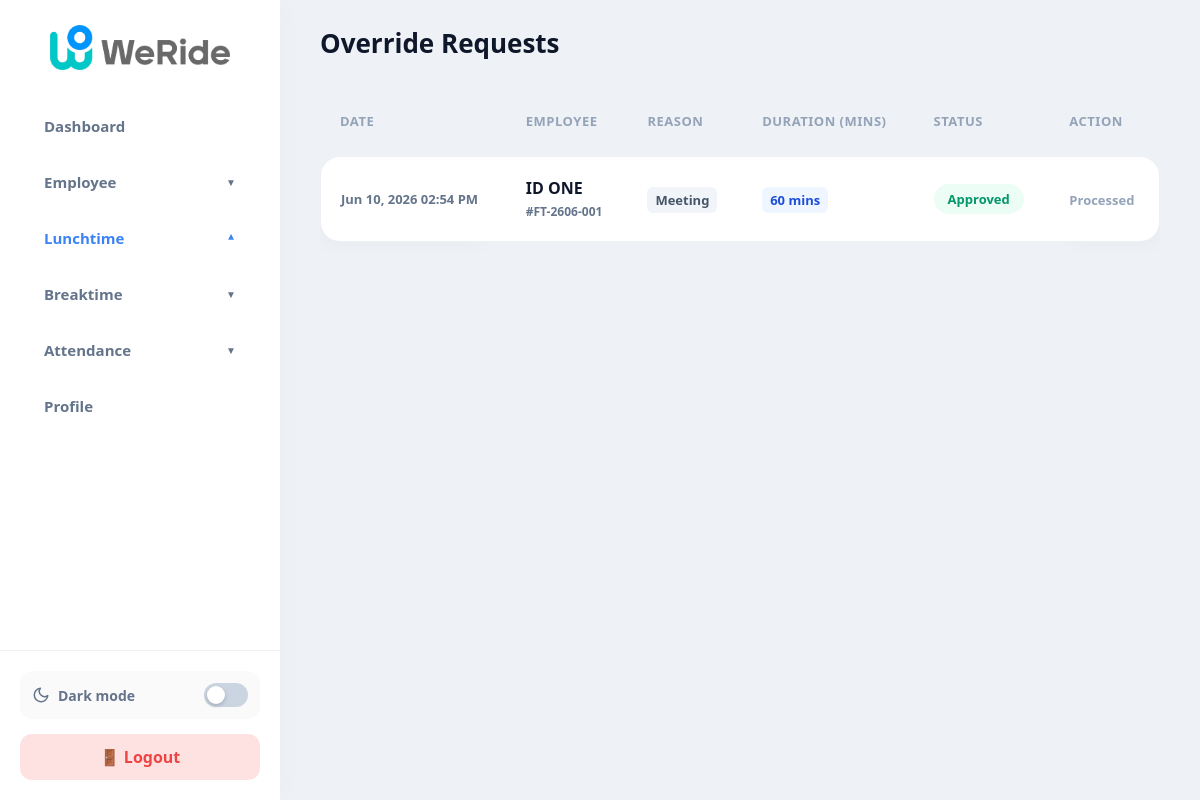
The app's page /manage_overrides.php (signed in) with its own data.
### tables this page shows
CREATE TABLE `break_override_requests` (
  `id` int(11) NOT NULL AUTO_INCREMENT,
  `emp_id` varchar(50) DEFAULT NULL,
  `reason` text DEFAULT NULL,
  `duration` int(11) DEFAULT NULL,
  `status` varchar(20) DEFAULT 'pending',
  `created_at` datetime DEFAULT current_timestamp(),
  PRIMARY KEY (`id`),
  KEY `fk_bor_emp` (`emp_id`),
  CONSTRAINT `fk_bor_emp` FOREIGN KEY (`emp_id`) REFERENCES `employees` (`emp_id`) ON DELETE CASCADE ON UPDATE CASCADE
);

CREATE TABLE `employees` (
  `id` int(11) NOT NULL AUTO_INCREMENT,
  `emp_id` varchar(50) NOT NULL,
  `welabel_id` varchar(100) DEFAULT NULL,
  `name` varchar(100) NOT NULL,
  `password` varchar(255) DEFAULT NULL,
  `employment_type` varchar(50) NOT NULL,
  `role` varchar(50) DEFAULT 'employee',
  `lunch_window` varchar(50) DEFAULT '12:00-13:00',
  `created_at` timestamp NOT NULL DEFAULT current_timestamp(),
  `phone_number` varchar(20) DEFAULT NULL,
  `login_attempts` int(11) DEFAULT 0,
  `lockout_time` datetime DEFAULT NULL,
  `phone_verified` tinyint(1) DEFAULT 0,
  `phone_verification_code` varchar(10) DEFAULT NULL,
  `phone_verification_expiry` datetime DEFAULT NULL,
  `leave_status` varchar(50) DEFAULT 'active',
  `onboarding_date` date DEFAULT NULL,
  `annual_leave_quota` int(11) DEFAULT 14,
  `sick_leave_quota` int(11) DEFAULT 14,
  `unpaid_leave_quota` int(11) DEFAULT 30,
  `shift_start` time DEFAULT '09:00:00',
  `shift_end` time DEFAULT '18:00:00',
  `department` varchar(100) DEFAULT 'General',
  `annual_leave_balance` int(11) DEFAULT 14,
  `sick_leave_balance` int(11) DEFAULT 14,
  `shift_hour` varchar(20) DEFAULT '09:00-18:00',
  `group_leader_id` varchar(50) DEFAULT NULL,
  `casual_leave_balance` int(11) DEFAULT 7,
  PRIMARY KEY (`id`),
  UNIQUE KEY `emp_id` (`emp_id`),
  UNIQUE KEY `unique_emp_id` (`emp_id`),
  UNIQUE KEY `emp_id_2` (`emp_id`),
  UNIQUE KEY `emp_id_3` (`emp_id`)
);

### manage_overrides.php (the view, shortened to what this page needs)
<?php
include 'db_connect.php';
$role = $_SESSION['role'];
$gl_filter = $role === 'gl' ? "WHERE e.group_leader_id = '{$_SESSION['emp_id']}'" : "";
$requests_sql = "
    SELECT r.*, e.name, e.employment_type
    FROM break_override_requests r
    JOIN employees e ON r.emp_id = e.emp_id
    $gl_filter
    ORDER BY CASE WHEN r.status = 'pending' THEN 1 ELSE 2 END, r.created_at DESC
";
$requests_result = mysqli_query($conn, $requests_sql);
?>
<!DOCTYPE html>
<html lang="en">
<head>
    <link rel="stylesheet" href="assets/css/dark_mode.css?v=<?php echo time(); ?>">
        <link rel="stylesheet" href="assets/css/global_fixes.css?v=<?php echo time(); ?>">
    </head>
<body>
    <?php include 'sidebar.php'; ?>
    <main class="main-content">
        <header class="topbar">
            <div class="page-title">Override Requests</div>
        </header>
        <div class="content">
            <div class="table-container">
                <table>
                    <thead>
                        <tr>
                            <th>Date</th>
                            <th>Employee</th>
                            <th>Reason</th>
                            <th>Duration (Mins)</th>
                            <th>Status</th>
                            <th>Action</th>
                        </tr>
                    </thead>
                    <tbody>
                        <?php
                        if (mysqli_num_rows($requests_result) > 0) {
                            while ($row = mysqli_fetch_assoc($requests_result)) {
                                $status_class = 'bg-' . $row['status'];
                                $status_text = ucfirst($row['status']);
                                $date_display = date('M d, Y h:i A', strtotime($row['created_at']));
                                echo "<tr>";
                                echo "<td style='color: #64748b; font-size: 13px; font-weight: 600;'>" . $date_display . "</td>";
                                echo "<td style='font-weight: 700; color: #0f172a;'>" . htmlspecialchars($row['name']) . "<br><span style='font-size: 12px; color: #64748b; font-weight: 600;'>#" . htmlspecialchars($row['emp_id']) . "</span></td>";
                                echo "<td><span style='background: #f1f5f9; color: #475569; padding: 4px 8px; border-radius: 6px; font-size: 13px; font-weight: 600;'>" . htmlspecialchars($row['reason']) . "</span></td>";
                                echo "<td><span style='background: #eff6ff; color: #1d4ed8; padding: 4px 8px; border-radius: 6px; font-size: 13px; font-weight: 700;'>" . htmlspecialchars($row['duration']) . " mins</span></td>";
                                echo "<td><span class='badge $status_class'>$status_text</span></td>";
                                echo "<td>";
                                if ($row['status'] == 'pending') {
                                    echo "<form method='POST' action='' style='display:inline;'>
                                            <input type='hidden' name='request_id' value='{$row['id']}'>
                                            <input type='hidden' name='emp_id' value='{$row['emp_id']}'>
                                            <button type='submit' name='action' value='approve' class='btn btn-approve'>Approve</button>
                                            <button type='submit' name='action' value='reject' class='btn btn-reject'>Reject</button>
                                          </form>";
                                } else {
                                    echo "<span style='color: #94a3b8; font-size: 13px; font-weight: 600;'>Processed</span>";
                                }
                                echo "</td>";
                                echo "</tr>";
                            }
                        } else {
                            echo "<tr><td colspan='6' style='text-align: center; padding: 60px; color: #94a3b8; font-weight: 600;'>No override requests found.</td></tr>";
                        }
                        ?>
                    </tbody>
                </table>
            </div>
        </div>
    </main>
</body>
</html>

### assets/css/dark_mode.css (style rules this page uses)
:root { --bg-light: #eef2f6; --bg-dark: #0f172a; --sidebar-light: #fff; --sidebar-dark: #1e293b; --card-light: #ffffff; --card-dark: #1e293b; --text-main-light: #0f172a; --text-main-dark: #f8fafc; --text-muted-light: #64748b; --text-muted-dark: #94a3b8; --border-light: rgba(226,232,240,0.5); --border-dark: rgba(51,65,85,0.5); --table-hover-light: rgba(0,0,0,0.08); --table-hover-dark: rgba(0,0,0,0.3); --table-row-dark: #1e293b; }

### assets/css/global_fixes.css (style rules this page uses)
body, .main-content, .table-container, .modal-box, .content, .sidebar { -webkit-overflow-scrolling: touch; }
* { -webkit-tap-highlight-color: transparent; }
body { -webkit-font-smoothing: antialiased; -moz-osx-font-smoothing: grayscale; }

### manage_overrides.php (style rules this page uses)
* { margin: 0; padding: 0; box-sizing: border-box; font-family: 'Segoe UI', Tahoma, sans-serif; }
body { display: flex; height: 100vh; background-color: #eef2f6; color: #334155; }
.main-content { flex: 1; display: flex; flex-direction: column; overflow-y: auto; }
.topbar { padding: 25px 40px; display: flex; justify-content: space-between; align-items: center; }
.page-title { font-size: 26px; font-weight: 700; color: #0f172a; }
.content { padding: 0 40px 40px 40px; }
.table-container { background: transparent; padding: 10px 0; }
table { width: 100%; border-collapse: separate; border-spacing: 0 16px; text-align: left; }
th { padding: 0 20px 10px 20px; color: #94a3b8; font-weight: 600; font-size: 13px; text-transform: uppercase; letter-spacing: 0.5px; }
td { padding: 20px; background: #ffffff; border-top: 1px solid rgba(226,232,240,0.6); border-bottom: 1px solid rgba(226,232,240,0.6); }
td:first-child { border-radius: 20px 0 0 20px; border-left: 1px solid rgba(226,232,240,0.6); box-shadow: -10px 10px 20px -10px rgba(0,0,0,0.04); }
td:last-child { border-radius: 0 20px 20px 0; border-right: 1px solid rgba(226,232,240,0.6); box-shadow: 10px 10px 20px -10px rgba(0,0,0,0.04); }
.badge { padding: 6px 14px; border-radius: 20px; font-size: 13px; font-weight: 700; display: inline-block; }
.bg-approved { background-color: #ecfdf5; color: #059669; }

### sidebar.php (style rules this page uses)
body { overflow-x: hidden !important; width: 100vw !important; }
.main-content { min-width: 0 !important; overflow-x: hidden !important; }
.table-container { overflow-x: auto; -webkit-overflow-scrolling: touch; width: 100%; padding-bottom: 15px; }
table { min-width: 700px; }
td, th, .badge { white-space: nowrap; }

### records on screen
break_override_requests: created_at "Jun 10, 2026 02:54 PM", employees.name "ID ONE", emp "FT-2606-001", reason "Meeting", duration "60", status "Approved", shows "Processed"
